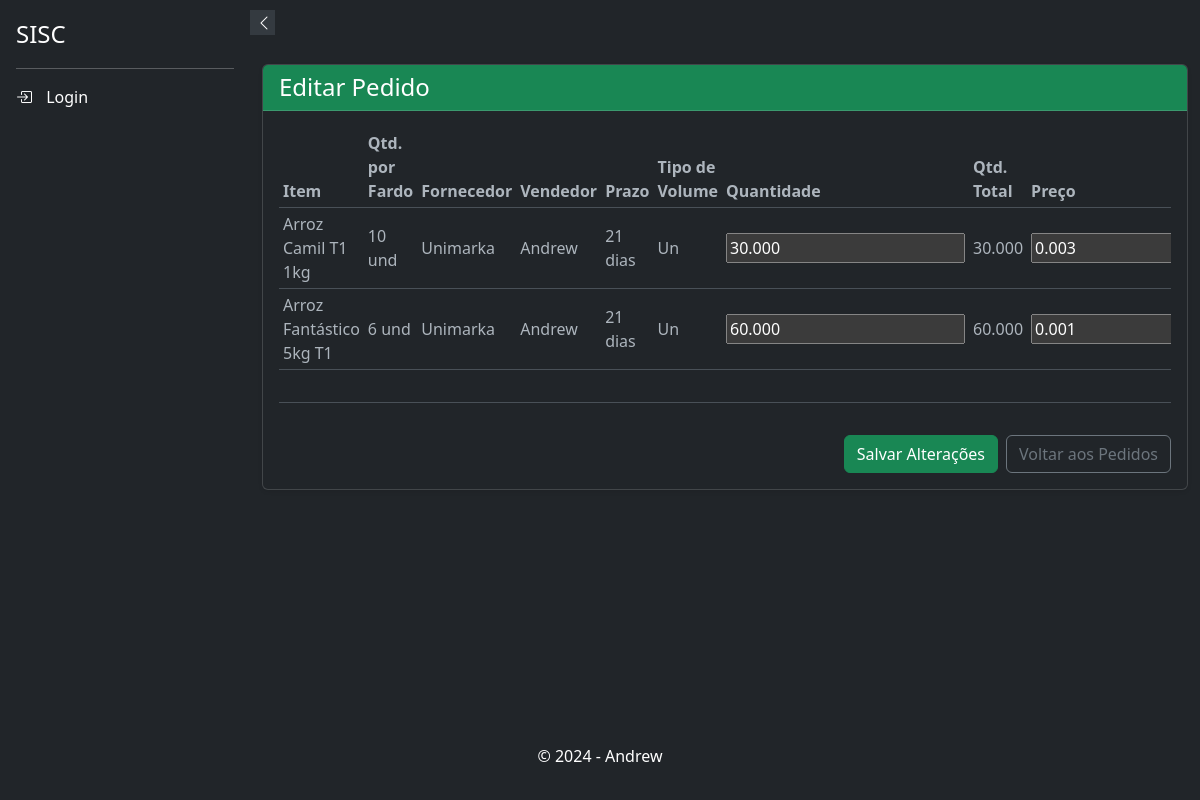
The app's page /respostas/pedidos/detalhes/98/ with its own data.
### respostas/models.py (models this page shows, shortened)
class Pedido(models.Model):
    produto = models.ForeignKey(Product, on_delete=models.CASCADE, verbose_name="Produto")
    quantidade = models.DecimalField(max_digits=10, decimal_places=3, verbose_name="Quantidade")
    tipo_volume = models.CharField(max_length=50, choices=Product.UNIDADE_CHOICES, verbose_name="Tipo de Volume")
    preco = models.DecimalField(max_digits=10, decimal_places=3, verbose_name="Preço")
    prazo_alternativo_selecionado = models.BooleanField(default=False, verbose_name="Prazo Alternativo Selecionado")
    prazo_alternativo = models.PositiveIntegerField(null=True, blank=True, verbose_name="Prazo Alternativo")
    observacoes = models.TextField(blank=True, null=True, verbose_name="Observações")
    pedido_agrupado = models.ForeignKey(PedidoAgrupado, related_name='pedidos', on_delete=models.CASCADE, verbose_name="Pedido Agrupado", null=True, default=None)
    class Meta:
        verbose_name = "Pedido"
        verbose_name_plural = "Pedidos"

class PedidoAgrupado(models.Model):
    fornecedor = models.ForeignKey(Supplier, on_delete=models.CASCADE, verbose_name="Fornecedor")
    cotacao = models.ForeignKey(Cotacao, on_delete=models.CASCADE)
    data_requisicao = models.DateField(verbose_name="Data da Requisição")
    status = models.CharField(max_length=50, choices=[
        ('pendente', 'Pendente'),
        ('concluido', 'Concluído'),
        ('cancelado', 'Cancelado'),
    ], default='pendente', verbose_name="Status do Pedido")
    usuario_criador = models.ForeignKey(settings.AUTH_USER_MODEL, on_delete=models.SET_NULL, null=True)

### products/models.py (models this page shows, shortened)
class Product(models.Model):
    UNIDADE_CHOICES = (
        ('mm', 'Milímetro'),
        ('cm', 'Centímetro'),
        ('m', 'Metro'),
    )
    UNIDADE_DE_MEDIDA_CHOICES = [
        ('Kg', 'Quilo'),
        ('Dp', 'Display'),
        ('Un', 'Unidade'),
        ('Cx', 'Caixa'),
        ('Fd', 'Fardo'),
        ('Pct', 'Pacote'),
        ('Sch', 'Sache'),
        ('Tp', 'Take Profit'),
    ]
    id = models.AutoField(primary_key=True)
    ean = models.CharField(max_length=13, unique=True, blank=True, null=True)
    sku = models.CharField("SKU", max_length=255, unique=True, blank=True, null=True)
    name = models.CharField(max_length=255)
    brand = models.ForeignKey(Brand, on_delete=models.PROTECT, related_name='products', blank=True, null=True)
    product_line = models.ForeignKey(ProductLine, on_delete=models.PROTECT, related_name='products', blank=True, null=True)
    department = models.ForeignKey(Departamento, on_delete=models.PROTECT, related_name='products', blank=True, null=True)
    category = models.ForeignKey(Category, on_delete=models.PROTECT, related_name='products', blank=True, null=True)
    subcategory = models.ForeignKey(Subcategory, on_delete=models.PROTECT, related_name='products', blank=True, null=True)
    status = models.BooleanField(default=True)
    photo = models.ImageField(upload_to='products/', blank=True, null=True)
    notas = models.TextField("Notas", blank=True, null=True)
    descricao = models.TextField(_("Descrição"), max_length=50, blank=True)
    preco_de_custo = models.DecimalField(_("Preço de Custo"), max_digits=10, decimal_places=3, blank=True, null=True)
    altura_embalagem = models.DecimalField(max_digits=10, decimal_places=3, blank=True, null=True, verbose_name='Altura da Embalagem')
    largura_embalagem = models.DecimalField(max_digits=10, decimal_places=3, blank=True, null=True, verbose_name='Largura da Embalagem')
    comprimento_embalagem = models.DecimalField(max_digits=10, decimal_places=3, blank=True, null=True, verbose_name='Comprimento da Embalagem')
    espessura_embalagem = models.DecimalField(max_digits=10, decimal_places=3, blank=True, null=True, verbose_name='Espessura da Embalagem')
    raio_embalagem = models.DecimalField(max_digits=10, decimal_places=3, blank=True, null=True, verbose_name='Raio da Embalagem')
    unidade_altura = models.CharField(max_length=2, choices=UNIDADE_CHOICES, blank=True, null=True, verbose_name='Unidade de Medida Altura')
    unidade_largura = models.CharField(max_length=2, choices=UNIDADE_CHOICES, blank=True, null=True, verbose_name='Unidade de Medida Largura')
    unidade_comprimento = models.CharField(max_length=2, choices=UNIDADE_CHOICES, blank=True, null=True, verbose_name='Unidade de Medida Comprimento')
    unidade_espessura = models.CharField(max_length=2, choices=UNIDADE_CHOICES, blank=True, null=True, verbose_name='Unidade de Medida Espessura')
    unidade_raio = models.CharField(max_length=2, choices=UNIDADE_CHOICES, blank=True, null=True, verbose_name='Unidade de Medida Raio')
    unidade_de_medida = models.CharField(_("Unidade de Medida"), max_length=50, blank=True, null=True, choices=UNIDADE_DE_MEDIDA_CHOICES)
    quantidade_por_volume = models.PositiveIntegerField(blank=True, null=True, verbose_name='Quantidade por Volume')
    data_de_validade = models.DateField(_("Data de Validade"), blank=True, null=True)
    history = HistoricalRecords()

### suppliers/models.py (models this page shows, shortened)
class Supplier(models.Model):
    user = models.ForeignKey(settings.AUTH_USER_MODEL, on_delete=models.CASCADE, blank=True, null=True)
    name = models.CharField(max_length=255)
    email = models.EmailField(unique=True)
    phone_regex = RegexValidator(regex=r'^\+?\d{10,15}$', message="Número de telefone no formato: '+999999999'. Até 15 dígitos.", )
    phone = models.CharField(validators=[phone_regex], max_length=17, blank=True)
    company = models.CharField(max_length=255, null=True, blank=True)
    cnpj = models.CharField(max_length=18, unique=True, validators=[validate_cnpj], null=True, blank=True)
    active = models.BooleanField(default=True, verbose_name="Ativo")
    address_line_1 = models.CharField("Endereço", max_length=255, null=True, blank=True)
    address_line_2 = models.CharField("Complemento", max_length=255, null=True, blank=True)
    city = models.CharField("Cidade", max_length=100, null=True, blank=True)
    state = models.CharField("Estado", max_length=50, null=True, blank=True)
    zip_code = models.CharField("CEP", max_length=10, null=True, blank=True)
    minimum_order_value = models.DecimalField("Valor Mínimo para Pedido", max_digits=10, decimal_places=3, validators=[MinValueValidator(0)], null=True, blank=True)
    order_response_deadline = models.TimeField("Prazo de Resposta para Pedidos", null=True, blank=True)
    departments = models.ManyToManyField('products.Departamento', related_name='suppliers', blank=True)
    categories = models.ManyToManyField(Category, blank=True, verbose_name="Categorias")
    subcategories = models.ManyToManyField(Subcategory, blank=True, verbose_name="Subcategorias")
    brands = models.ManyToManyField(Brand,  blank=True, verbose_name="Marcas")
    created_at = models.DateTimeField(auto_now_add=False, default=datetime.datetime.now, null=True, blank=True)
    updated_at = models.DateTimeField(auto_now=True, verbose_name="Atualizado em")
    deleted = models.BooleanField(default=False)
    holiday_cover_name = models.CharField("Nome do Fornecedor de Férias", max_length=255, null=True, blank=True)
    holiday_cover_email = models.EmailField("Email do Fornecedor de Férias", null=True, blank=True)
    holiday_cover_phone = models.CharField("Telefone do Fornecedor de Férias", validators=[phone_regex], max_length=17, blank=True, null=True)
    observation = models.TextField("Observação", null=True, blank=True)
    delivery_days = models.CharField("Dias de Entrega", max_length=100, blank=True, null=True)
    quality_rating = models.IntegerField(default=0, blank=True, null=True)
    delivery_time_rating = models.IntegerField(default=0, blank=True, null=True)
    price_rating = models.IntegerField(default=0, blank=True, null=True)
    reliability_rating = models.IntegerField(default=0, blank=True, null=True)
    flexibility_rating = models.IntegerField(default=0, blank=True, null=True)
    partnership_rating = models.IntegerField(default=0, blank=True, null=True)
    comments = models.TextField("Comentários", max_length=100, blank=True, null=True)
    billing_deadline_choices = [
        ('1-2', '1 a 2 dias úteis'),
        ('3-5', '3 a 5 dias úteis'),
        ('6-10', '6 a 10 dias úteis'),
        ('11-15', '11 a 15 dias úteis'),
        ('15+', 'Mais de 15 dias úteis'),
        ('negotiable', 'A combinar')
    ]
    billing_deadline = models.CharField(max_length=20, choices=billing_deadline_choices, default='1-2', verbose_name="Prazo de Faturamento")
    specific_billing_deadline = models.CharField(max_length=50, blank=True, null=True, verbose_name="Prazo Específico de Faturamento")
    class Meta:
        ordering = ['name']

### cotacao/models.py (models this page shows, shortened)
class Cotacao(models.Model):
    uuid = models.UUIDField(default=uuid.uuid4, editable=False, unique=True)
    nome = models.CharField(max_length=200)
    departamento = models.ForeignKey(Departamento, on_delete=models.SET_NULL, null=True )
    usuario_criador = models.ForeignKey(settings.AUTH_USER_MODEL, on_delete=models.CASCADE, related_name='cotacoes_criadas', null=True, )
    data_abertura = models.DateField()
    data_fechamento = models.DateField()
    status = models.CharField(max_length=10, default='ativo', choices=[('ativo', 'Aberto'), ('inativo', 'Fechado')])
    prazo = models.IntegerField(
                                    choices=[(0, 'à vista'), (7, '7 dias'), (14, '14 dias'), (21, '21 dias'), (28, '28 dias')],
                                    default=21,
                                    help_text='Prazo para os produtos'
                                    )
    class Meta:
        verbose_name = _('Cotação')
        verbose_name_plural = _('Cotações')
        ordering = ['data_abertura']
        indexes = [
            models.Index(fields=['departamento']),
            models.Index(fields=['status']),
            models.Index(fields=['data_abertura']),
        ]

### respostas/views.py (the view, shortened to what this page needs)
# urls.py: path('pedidos/detalhes/<int:pk>/', DetalhesPedidoAgrupadoView.as_view(), name='detalhes_pedido_agrupado'),
class DetalhesPedidoAgrupadoView(DetailView):
    model = PedidoAgrupado
    template_name = 'respostas/detalhes_pedido.html'
    context_object_name = 'pedido_agrupado'
    def get_context_data(self, **kwargs):
        context = super().get_context_data(**kwargs)
        PedidoFormSet = forms.inlineformset_factory(PedidoAgrupado, Pedido, fields=('quantidade', 'preco'), extra=0)
        if self.request.method == 'POST':
            context['formset'] = PedidoFormSet(self.request.POST, instance=self.object)
        else:
            context['formset'] = PedidoFormSet(instance=self.object)
        for form in context['formset']:
            produto = form.instance.produto
            if produto:
                form.instance.quantidade_por_volume = produto.quantidade_por_volume or 1
                form.fields['quantidade'].widget.attrs['data-quantidade-por-volume'] = form.instance.quantidade_por_volume
        return context

### respostas/templates/respostas/detalhes_pedido.html (shortened to what this page needs)
{% extends 'base.html' %}
{% load static %}
{% block content %}
<div class="container my-4">
    <div class="card shadow-sm">
        <div id="card-header" class="card-header text-white">
            <h4 class="card-title mb-0">Editar Pedido</h4>
        </div>
        <div class="card-body">
            <form method="post">
                <div class="table-responsive">
                    <table class="table table-hover table-sm align-middle">
                        <thead>
                            <tr>
                                <th>Item</th>
                                <th>Qtd. por Fardo</th>
                                <th>Fornecedor</th>
                                <th>Vendedor</th>
                                <th>Prazo</th>
                                <th>Tipo de Volume</th>
                                <th>Quantidade</th>
                                <th>Qtd. Total</th>
                                <th>Preço</th>
                            </tr>
                        </thead>
                        <tbody>
                            {% for form in formset %}
                            <tr data-quantidade-por-volume="{{ form.instance.produto.quantidade_por_volume|default_if_none:1 }}">
                                <td>{{ form.instance.produto.name }}</td>
                                <td class="quantidade-por-fardo">
                                    {{ form.instance.produto.quantidade_por_volume|default:'-' }} und
                                </td>
                                <td>{{ pedido_agrupado.fornecedor.company }}</td>
                                <td>{{ pedido_agrupado.fornecedor.name }}</td>
                                <td>
                                    {% if pedido_agrupado.pedidos.first.prazo_alternativo_selecionado and pedido_agrupado.pedidos.first.prazo_alternativo %}
                                        {{ pedido_agrupado.pedidos.first.prazo_alternativo }} dias (Alternativo)
                                    {% else %}
                                        {{ pedido_agrupado.cotacao.prazo }} dias
                                    {% endif %}
                                </td>
                                <td>{{ form.instance.get_tipo_volume_display }}</td>
                                <td>
                                    <div class="form-floating">
                                        {{ form.quantidade }}
                                    </div>
                                </td>
                                <td class="quantidade-total">0</td>
                                <td>
                                    <div class="form-floating">
                                        {{ form.preco }}
                                    </div>
                                </td>
                            </tr>
                            {% endfor %}
                        </tbody>
                        <tfoot>
                            <tr>
                                <td colspan="9" class="text-end fw-bold">Total Geral:</td>
                            </tr>
                        </tfoot>
                    </table>
                </div>
                <div class="d-flex justify-content-end gap-2 mt-3">
                    <button type="submit" class="btn btn-success" id="submit-button">Salvar Alterações</button>
                    <a href="{% url 'respostas:listar_pedidos' %}" class="btn btn-outline-secondary">Voltar aos Pedidos</a>
                </div>
            </form>
        </div>
    </div>
</div>
{% endblock %}

### app/templates/base.html (style rules this page uses)
body, html { height: 100%; margin: 0; display: flex; flex-direction: column; }

### records on screen
Pedido: instance.produto.name "Arroz Camil T1 1kg", instance.produto.quantidade_por_volume "10", instance.tipo_volume "Un"
PedidoAgrupado: fornecedor.company "Unimarka" "Unimarka", fornecedor.name "Andrew" "Andrew", cotacao.prazo "21" "21"
Pedido: instance.produto.name "Arroz Fantástico 5kg T1", instance.produto.quantidade_por_volume "6", instance.tipo_volume "Un"
